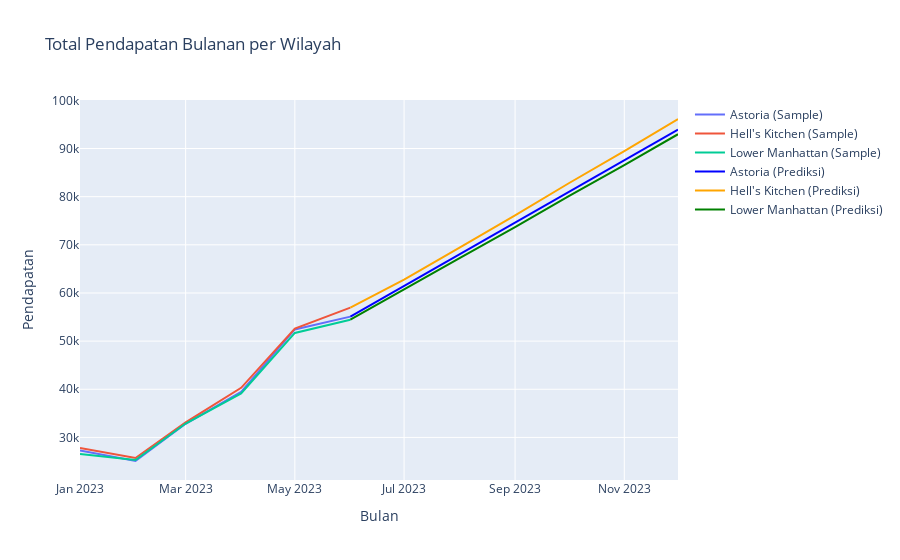

Here is the notebook cell this chart was saved with:
### Code cell
# Ambil data pendapatan per bulan untuk setiap wilayah
pendapatan_perbulan_perwilayah = data.groupby([data['store_location'], data['transaction_date'].dt.to_period('M')])['revenue'].sum()

# Pisahkan data pendapatan per bulan untuk setiap wilayah
pendapatan_astoria = pendapatan_perbulan_perwilayah.loc['Astoria']
pendapatan_HK = pendapatan_perbulan_perwilayah.loc["Hell's Kitchen"]
pendapatan_LM = pendapatan_perbulan_perwilayah.loc['Lower Manhattan']

# Dapatkan data bulan dari Juli sampai Desember
bulan_prediksi = np.arange(len(pendapatan_astoria), len(pendapatan_astoria) + 6).reshape(-1, 1)

# Latih model regresi linear untuk setiap wilayah
model_astoria = LinearRegression().fit(np.arange(len(pendapatan_astoria)).reshape(-1, 1), pendapatan_astoria)
model_HK = LinearRegression().fit(np.arange(len(pendapatan_HK)).reshape(-1, 1), pendapatan_HK)
model_LM = LinearRegression().fit(np.arange(len(pendapatan_LM)).reshape(-1, 1), pendapatan_LM)

# Prediksi pendapatan untuk bulan Juli sampai Desember
prediksi_astoria = model_astoria.predict(bulan_prediksi)
prediksi_HK = model_HK.predict(bulan_prediksi)
prediksi_LM = model_LM.predict(bulan_prediksi)

# Visualisasikan
fig = go.Figure()

# Tambahkan plot sample untuk bulan Januari sampai Juni
fig.add_trace(go.Scatter(x=pendapatan_astoria.index.astype(str), y=pendapatan_astoria, mode='lines', name='Astoria (Sample)'))
fig.add_trace(go.Scatter(x=pendapatan_HK.index.astype(str), y=pendapatan_HK, mode='lines', name="Hell's Kitchen (Sample)"))
fig.add_trace(go.Scatter(x=pendapatan_LM.index.astype(str), y=pendapatan_LM, mode='lines', name='Lower Manhattan (Sample)'))

# Tambahkan plot prediksi untuk bulan Juli sampai Desember
fig.add_trace(go.Scatter(x=pendapatan_astoria.index[-1:].astype(str).append(pd.period_range(start='2023-07', periods=6, freq='M')).astype(str), y=np.concatenate((pendapatan_astoria[-1:], prediksi_astoria)), mode='lines', name='Astoria (Prediksi)', line=dict(color='blue')))
fig.add_trace(go.Scatter(x=pendapatan_HK.index[-1:].astype(str).append(pd.period_range(start='2023-07', periods=6, freq='M')).astype(str), y=np.concatenate((pendapatan_HK[-1:], prediksi_HK)), mode='lines', name="Hell's Kitchen (Prediksi)", line=dict(color='orange')))
fig.add_trace(go.Scatter(x=pendapatan_LM.index[-1:].astype(str).append(pd.period_range(start='2023-07', periods=6, freq='M')).astype(str), y=np.concatenate((pendapatan_LM[-1:], prediksi_LM)), mode='lines', name='Lower Manhattan (Prediksi)', line=dict(color='green')))

# Menambahkan layout
fig.update_layout(title='Prediksi total pendapatan bulanan per lokasi',
                  xaxis_title='Bulan',
                  yaxis_title='Pendapatan')

# Menampilkan plot
fig.show()

### Figure 1 — Plotly figure (JSON) as saved in the notebook; plotly's stock layout.template omitted (floating-point values rounded to 4 significant figures)
{"data": [{"mode": "lines", "name": "Astoria (Sample)", "type": "scatter", "x": ["2023-01", "2023-02", "2023-03", "2023-04", "2023-05", "2023-06"], "y": [27310.0, 25110.0, 32840.0, 39480.0, 52430.0, 55080.0]}, {"mode": "lines", "name": "Hell's Kitchen (Sample)", "type": "scatter", "x": ["2023-01", "2023-02", "2023-03", "2023-04", "2023-05", "2023-06"], "y": [27820.0, 25720.0, 33110.0, 40300.0, 52600.0, 56960.0]}, {"mode": "lines", "name": "Lower Manhattan (Sample)", "type": "scatter", "x": ["2023-01", "2023-02", "2023-03", "2023-04", "2023-05", "2023-06"], "y": [26540.0, 25320.0, 32890.0, 39160.0, 51700.0, 54450.0]}, {"line": {"color": "blue"}, "mode": "lines", "name": "Astoria (Prediksi)", "type": "scatter", "x": ["2023-06", "2023-07", "2023-08", "2023-09", "2023-10", "2023-11", "2023-12"], "y": [55080.0, 61450.0, 67950.0, 74450.0, 80950.0, 87450.0, 93950.0]}, {"line": {"color": "orange"}, "mode": "lines", "name": "Hell's Kitchen (Prediksi)", "type": "scatter", "x": ["2023-06", "2023-07", "2023-08", "2023-09", "2023-10", "2023-11", "2023-12"], "y": [56960.0, 62770.0, 69440.0, 76110.0, 82790.0, 89460.0, 96130.0]}, {"line": {"color": "green"}, "mode": "lines", "name": "Lower Manhattan (Prediksi)", "type": "scatter", "x": ["2023-06", "2023-07", "2023-08", "2023-09", "2023-10", "2023-11", "2023-12"], "y": [54450.0, 60840.0, 67260.0, 73690.0, 80110.0, 86540.0, 92970.0]}], "layout": {"title": {"text": "Total Pendapatan Bulanan per Wilayah"}, "xaxis": {"title": {"text": "Bulan"}}, "yaxis": {"title": {"text": "Pendapatan"}}}}
